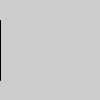
Frame 1 (no input)
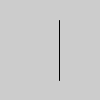
Frame 60 (the mouse pressed at the canvas centre just before this capture)
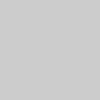
Frame 120 (the mouse held since frame 60 and released just before this capture)

The Processing sketch that drew these frames (run headless with seeded random() and noise(); from frame 60 on, the mouse is pressed at the canvas centre):

// Processing sketch: animLine100w
// ── animLine100w.pde
//ANIM "line()"  

void setup() //It is executed only once
{
  frameRate(16);//How many call of draw() per second
}

int pos = 0;

void draw() //It is executed in an invisible loop
{
  background(204);//This library routine clears the window
  line(pos, 20, pos, 80);//This draw line in the 'pos'-ition
  pos++;// pos=pos + 1; - so here 'pos' is incremented.
}
